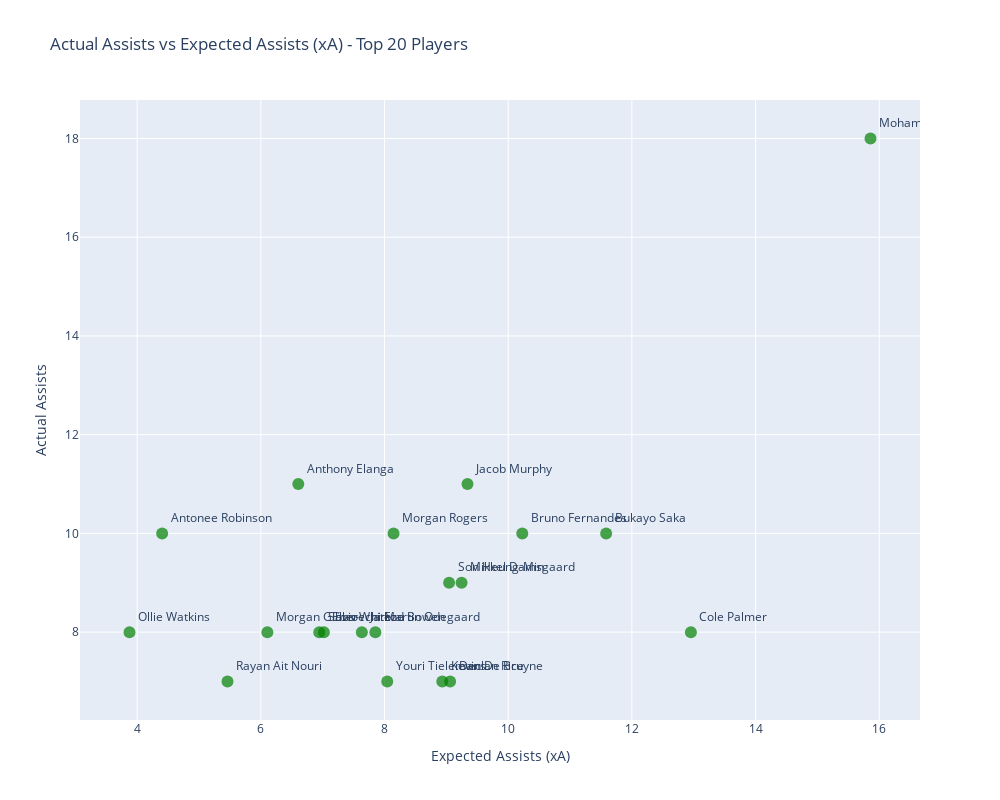

Source (notebook cell):
### Code cell
# Selecting top 20 players by Assists
top_assists_df = players_df.sort_values(by='Assists', ascending=False).head(20)

fig = px.scatter(top_assists_df, 
                 x='xA', 
                 y='Assists', 
                 text='Player',  
                 labels={'Expected Assists': 'Expected Assists (xA)', 'Assists': 'Actual Assists'},
                 title='Actual Assists vs Expected Assists (xA) - Top 20 Players',
                 width=1000,
                 height=800)

fig.update_traces(marker=dict(size=12,
                              color='green',
                              opacity=0.7),
                  textposition='top right') 

fig.update_layout(xaxis_title='Expected Assists (xA)',
                  yaxis_title='Actual Assists',
                  showlegend=False)

fig.show()

### Figure 1 — Plotly figure (JSON) as saved in the notebook; plotly's stock layout.template omitted (floating-point values rounded to 4 significant figures)
{"data": [{"hovertemplate": "xA=%{x}<br>Actual Assists=%{y}<br>Player=%{text}<extra></extra>", "legendgroup": "", "marker": {"color": "green", "opacity": 0.7, "size": 12, "symbol": "circle"}, "mode": "markers+text", "name": "", "orientation": "v", "showlegend": false, "text": ["Mohamed Salah", "Anthony Elanga", "Jacob Murphy", "Morgan Rogers", "Bruno Fernandes", "Bukayo Saka", "Antonee Robinson", "Mikkel Damsgaard", "Son Heung-Min", "Eberechi Eze", "Martin Odegaard", "Morgan Gibbs-White", "Cole Palmer", "Sávio", "Jarrod Bowen", "Ollie Watkins", "Declan Rice", "Youri Tielemans", "Kevin De Bruyne", "Rayan Ait Nouri"], "textposition": "top right", "type": "scatter", "x": [15.86, 6.606, 9.341, 8.146, 10.23, 11.58, 4.404, 9.246, 9.044, 7.02, 7.852, 6.106, 12.95, 6.945, 7.633, 3.876, 9.061, 8.044, 8.934, 5.461], "xaxis": "x", "y": [18, 11, 11, 10, 10, 10, 10, 9, 9, 8, 8, 8, 8, 8, 8, 8, 7, 7, 7, 7], "yaxis": "y"}], "layout": {"height": 800, "legend": {"tracegroupgap": 0}, "showlegend": false, "title": {"text": "Actual Assists vs Expected Assists (xA) - Top 20 Players"}, "width": 1000, "xaxis": {"anchor": "y", "domain": [0, 1], "title": {"text": "Expected Assists (xA)"}}, "yaxis": {"anchor": "x", "domain": [0, 1], "title": {"text": "Actual Assists"}}}}
